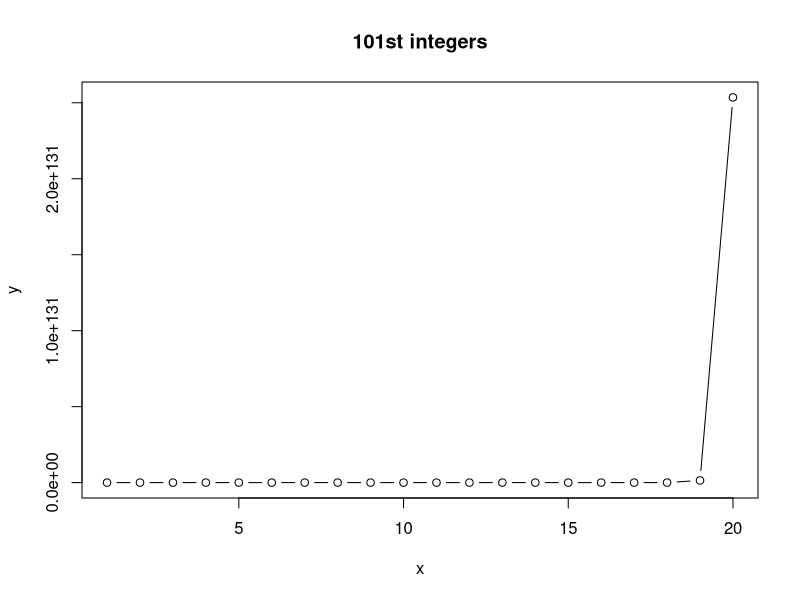

Reproduce this figure in R.
## This is a R script 
## Run this code to make a plot of x and x^101 for the integers from 1 to 10

x <- 1:20
y <- x^101


plot(x,y, type = "b", main = "101st integers")


